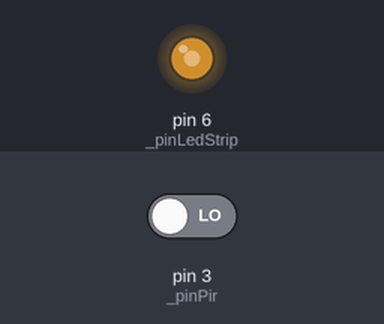
Simulated run of this sketch. Board: Arduino Uno, built with avr-gcc and run on an emulated ATmega328P. Parts: output pins drawn as LEDs (lit = HIGH). Inputs (shaded band) come from the test bench; at power-on: pin 3 (_pinPir) LOW.

Above: at 0.1 s.
At 2.2 s:
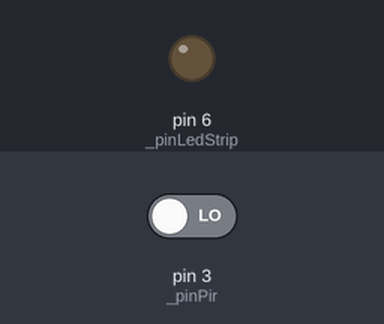
2.3 s: pin 3 (_pinPir) driven HIGH
At 3.4 s:
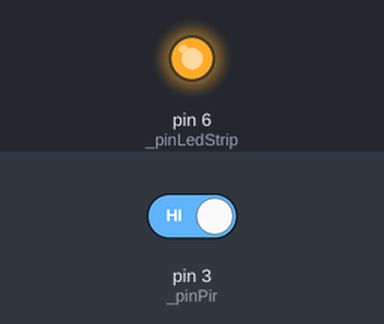
Timing chart, 0 to 5.3 s (numbered marks = the images above; inputs shaded):
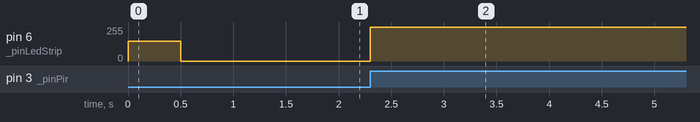

The sketch:

Ender5_MotionLEDStrip.ino
```cpp
// include the library code:

// Turn on debug statements to the serial output
#define  DEBUG_ENABLE  0

#if  DEBUG_ENABLE
#define DEBUG(s, x) { Serial.print(F(s)); Serial.print(x); }
#define DEBUGS(x) Serial.print(F(x))
#define DEBUGX(x) Serial.println(x, HEX)
#else
#define DEBUG(s, x)
#define DEBUGS(x)
#define DEBUGX(x)
#endif

#define ARRAY_SIZE(A) (sizeof(A) / sizeof((A)[0]))

//PIR Sensor
const int _pinPir = 3;
const int _pinPirInterrupt = 1; //Interrupt pin conversion: pin 2 = 0; pin 3 = 1
volatile byte _pirState = LOW;

//Strip LEDs
const int _pinLedStrip = 6;      // the number of the LED pin
const unsigned int _ledStripOnTime = 30000; //1 second: 1000 seconds; 60 seconds: 60*1000
byte _ledStripState;
unsigned long _ledStripLastTimeStart;

// the following variables are long's because the time, measured in milliseconds,
// will quickly become a bigger number than can be stored in an int.

void setup() {
  #if DEBUG_ENABLE
    Serial.begin(115200);
    DEBUGS("\n[Ender 5 Led Strip]");
  #endif

  pinMode(_pinPir, INPUT); //digital
  pinMode(_pinLedStrip, OUTPUT); //digital

  setLedStripAnalog(150); delay(500); //on
  setLedStripAnalog(0); delay(500); //off

  //attachInterrupt(_pinPirInterrupt, readPirSensor, CHANGE);
}

void loop() {
  if(digitalRead(_pinPir)){
    _pirState = HIGH;
    turnOnLedStrip();
    _ledStripState = HIGH;
    }else{
      _pirState = LOW;
      if(_ledStripState == HIGH ) { setLedStrip(0); }
      _ledStripState = LOW;
      }
}

void turnOnLedStrip(){
  #if DEBUG_ENABLE
    DEBUGS("\n **turnOnLedStrip**");
  #endif

  _ledStripLastTimeStart = millis();
  if(_ledStripState == LOW) { setLedStrip(1); }

  while((millis() - _ledStripLastTimeStart) <= _ledStripOnTime && millis() > _ledStripLastTimeStart){
    1==1; //do nothing
    }
}

void readPirSensor(){
  _pirState = digitalRead(_pinPir);
  }

void setLedStrip(bool isOn)
{
  digitalWrite(_pinLedStrip, isOn);
}

void setLedStripAnalog(int brightness)
{
  analogWrite(_pinLedStrip, brightness);
}
```

Measured:
- after the input at 2.3 s, pin 6 (_pinLedStrip): 0/255 → 255/255 at once
